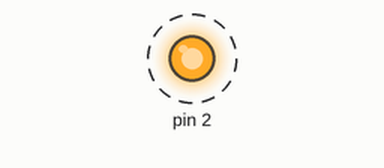
Simulated run of this sketch. Board: Arduino Uno, built with avr-gcc and run on an emulated ATmega328P. On the bench: output pins drawn as LEDs (lit = HIGH). Dashed ring = blinking.

Above: at 0.2 s.
Timing chart, 0 to 3.0 s (numbered marks = the images above):
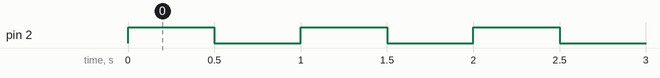

The sketch:

Laser.ino
```cpp
#include "./NuestraBarreraLaser.h"

NuestraBarreraLaser barrera(2, 0);

void setup() {
  // put your setup code here, to run once:

}

void loop() {
  barrera.activarBarrera();
  delay(500);
  barrera.desactivarBarrera();
  delay(500);
}
```

NuestraBarreraLaser.cpp
```cpp
#include <Arduino.h>
#include "NuestraBarreraLaser.h"

NuestraBarreraLaser::NuestraBarreraLaser(const int pinLaser, const int pinFD){
  this->pinLaser=pinLaser;
  this->pinFD=pinFD;
  pinMode(this->pinLaser, OUTPUT);
  //digitalWrite(this->pinLaser, LOW); //Asumo que está así por defecto
  //pinMode(this->pinFD, INPUT);
}

void NuestraBarreraLaser::activarBarrera(){
  if (isOn()) return; //Already on
  digitalWrite(this->pinLaser, HIGH);
  this->prendido = true;
}

void NuestraBarreraLaser::desactivarBarrera(){
  if (!isOn()) return; //Already off
  digitalWrite(this->pinLaser, LOW);
  this->prendido = false;
}

bool NuestraBarreraLaser::isOn(){
  return this->prendido;
}

bool NuestraBarreraLaser::detecta(){
  if(digitalRead(this->pinFD) == HIGH){ //Por ahí por formato quede bueno preguntar si está prendido tambien
    if(!counting){
      this->counting = true;
      this->tmillis = millis();
      return false;
    }
    if(millis() - this->tmillis > TRESPUESTA){
      this->counting = false;
      return true;
    }
  }
  else{
    this->counting = false;
  }
  return false;
}
```

NuestraBarreraLaser.h
```cpp
/* Definición del controlador de Laser y Flame Detector */

class NuestraBarreraLaser{
public:
  static const int AUTO = 0; //Siempre prendida
  static const int MANUAL = 1; //EL prendido y apagado lo controla el usuario


  NuestraBarreraLaser(const int pinLaser, const int pinFD); //Pin de datos de la barrera laser y pin de datos de el Flame Detector
  void activarBarrera(); //Prende la barrera laser
  void desactivarBarrera(); //Apaga la barrera laser
  bool detecta(); //Detecta si hay rocklet
  bool isOn(); //Devuelve si la barrera está prendida

private:
  static const unsigned long INICIO = 0;
  static const unsigned long TRESPUESTA = 1000;

  unsigned long tmillis = 0; //Contador de espera para saber si se cortó el laser
  int pinLaser;
  int pinFD;
  int modo = MANUAL; //Modo actual, todavía no lo armé
  bool prendido = false;
  bool counting = false;
};
```

Measured:
- by itself, pin 2: alternates HIGH for 0.50 s and LOW for 0.50 s
